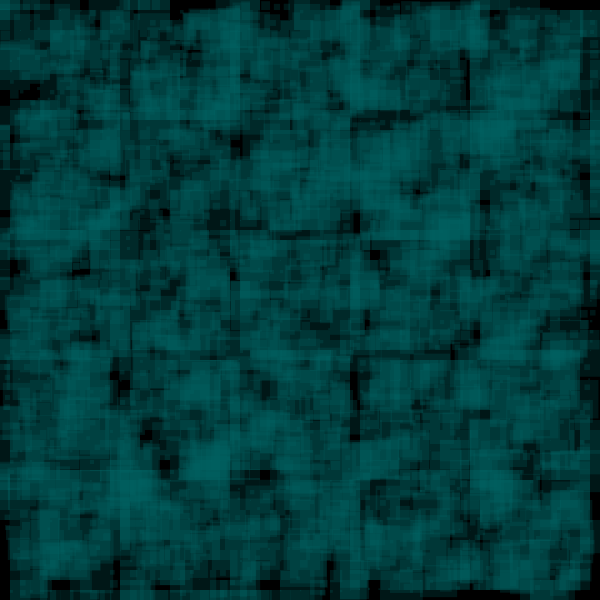
Frame 1 (no input)
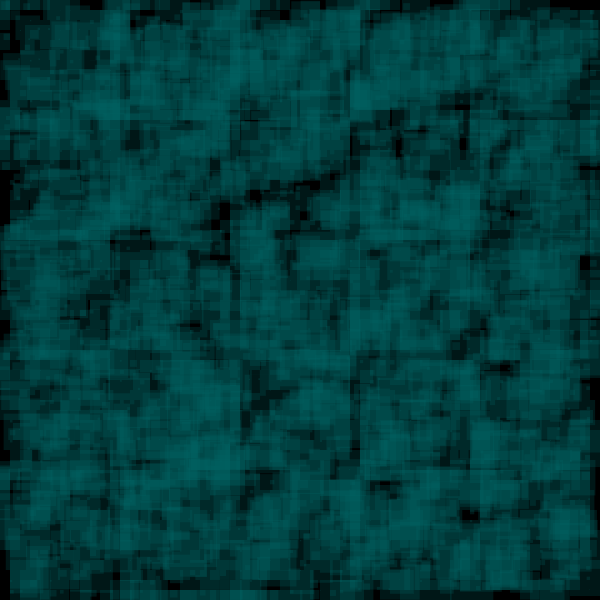
Frame 60 (the mouse pressed at the canvas centre just before this capture)
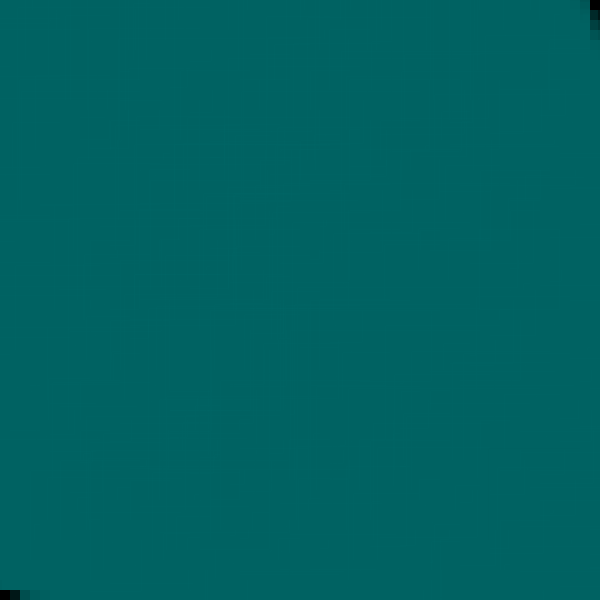
Frame 120 (the mouse held since frame 60 and released just before this capture)

The Processing sketch that drew these frames (run headless with seeded random() and noise(); from frame 60 on, the mouse is pressed at the canvas centre):

// Processing sketch: processing_53105
// ── processing_53105.pde

//I used things we learned in class
//also borrowed some code from a happy accident Nina found in class last week
//hope she doesn't mind.

void setup(){
  size(600,600);
  smooth();
  background(0);
  fill(0,100,100,59);
  noStroke();
}

void draw(){
  background(0);
  float ellSize=10;
  for(int x = 0; x <width; x+=10){
    for(int y = 0; y < height; y+=10){
      ellSize=sin(x*y)*random(50-mouseY);
      rect(x,y,ellSize,ellSize);
    }
  }
}
